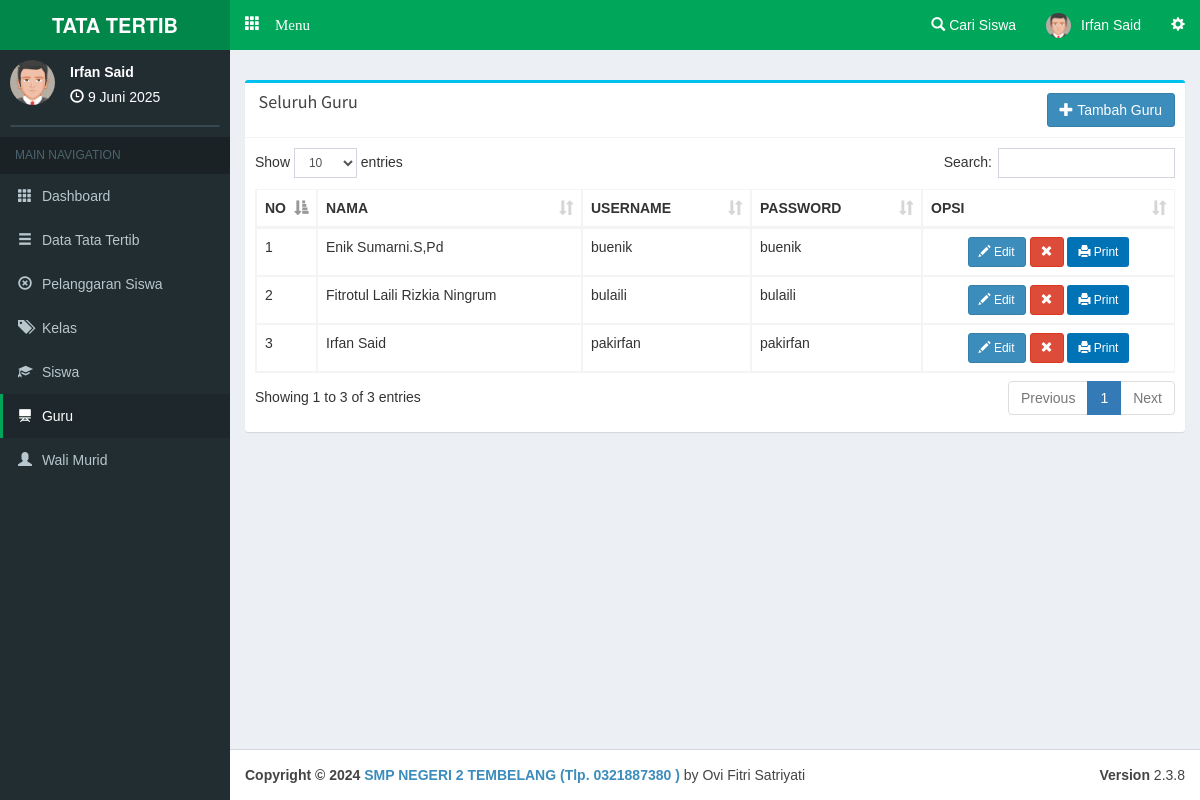
/admin/guru (signed in), run on the app's committed database.
### tables this page shows
CREATE TABLE `guru` (
  `c_guru` varchar(10) NOT NULL,
  `nama` varchar(100) NOT NULL,
  `username` varchar(30) NOT NULL,
  `password` varchar(30) NOT NULL,
  `foto` text NOT NULL
);

### php/config.php (called while the page is built, shortened)
<?php
$base='http://localhost/pps/';
$basead='http://localhost/pps/admin/';
?>

### php/function.php (called while the page is built, shortened)
<?php
function tgl($date){
  $array_bulan = array(1=>'Januari','Februari','Maret', 'April', 'Mei', 'Juni','Juli','Agustus','September','Oktober', 'November','Desember');
  $date = strtotime($date);
  $tanggal = date ('j', $date);
  $bulan = $array_bulan[date('n',$date)];
  $tahun = date('Y',$date);
  $result = $tanggal ." ". $bulan ." ". $tahun;
  return($result);
}
?>

### admin/view/a-guru.php (the view, shortened to what this page needs)
      <div class="row">
        <div class="col-xs-12 col-md-12 col-lg-12">
          <div class="box box-info">
            <div class="box-header with-border">
              <h3 class="box-title"></span>&nbsp;Seluruh Guru</h3><span style="float:right;"><a href="<?php echo $basead; ?>addguru" class="btn btn-circle btn-primary"><i class="glyphicon glyphicon-plus"></i> Tambah Guru</a></span>
            </div>
            <div class="box-body table-responsive">
              <table id="example1" class="table table-bordered table-hover">
                <thead>
                <tr>
                  <th width="5%">NO</th>
                  <th>NAMA</th>
                  <th>USERNAME</th>
                  <th>PASSWORD</th>
                  <th>OPSI</th>
                </tr>
                </thead>
                <tbody>
<?php $smk=mysqli_query($con,"SELECT * FROM guru order by nama asc ");$vr=1;while($akh=mysqli_fetch_array($smk)){?>
                <tr>
                  <td><?php echo $vr; ?></td>
                  <td><?php echo $akh['nama']; ?></td>
                  <td><?php echo $akh['username']; ?></td>
                  <td><?php echo $akh['password']; ?></td>
                  <td align="center"><a href="<?php echo $basead; ?>editguru/<?php echo $akh['c_guru']; ?>" class="btn btn-primary btn-sm"><i class="glyphicon glyphicon-pencil"></i> Edit</a>&nbsp;<a class="btn btn-danger btn-sm" data-target="#hapus<?php echo $akh['c_guru']; ?>" data-toggle="modal"><i class="glyphicon glyphicon-remove"></i></a>
                  <a target="_blank" class="btn bg-blue btn-sm" href="<?php echo $basead.'print/printpelguru?guru='.$akh['c_guru'].''; ?>"><i class="glyphicon glyphicon-print"></i> Print</a></td>
                </tr>
<?php $vr++; } ?>
                </tbody>
              </table>
            </div>
          </div>
        </div>
      </div>

### admin/main.php (shortened to what this page needs)
<?php date_default_timezone_set('Asia/Jakarta');$date=date('Y-m-d'); require '../php/config.php'; require '../php/function.php'; session_start(); if(empty($_SESSION['c_admin'])){header('location:../login');} $na=mysqli_fetch_array(mysqli_query($con,"SELECT * FROM admin where c_admin='$_SESSION[c_admin]' "));  ?>
<!DOCTYPE html>
<html>
<head>
  <link rel="stylesheet" href="<?php echo $base; ?>theme/bootstrap/css/bootstrap.min.css">
  <link rel="stylesheet" href="<?php echo $base; ?>theme/plugins/datatables/dataTables.bootstrap.css">
  <link rel="stylesheet" href="<?php echo $base; ?>theme/dist/css/AdminLTE.min.css">
  <link rel="stylesheet" href="<?php echo $base; ?>theme/dist/css/skins/_all-skins.min.css">
  <link rel="stylesheet" href="<?php echo $base; ?>theme/plugins/iCheck/square/blue.css">
  <link rel="stylesheet" href="<?php echo $base; ?>theme/plugins/pace/pace.min.css">
  <link rel="stylesheet" href="<?php echo $base; ?>theme/plugins/select2/select2.min.css">
  <link href="<?php echo $base; ?>theme/datetime/css/bootstrap-datetimepicker.min.css" rel="stylesheet">
</head>
<body class="skin-green hold-transition fixed"
oncontextmenu="return false">
<div class="wrapper">
  <header class="main-header">
    <a href="#" class="logo">
      <span class="logo-lg"><b>TATA TERTIB</b></span>
    </a>
    <nav class="navbar navbar-static-top" role="navigation">
     <a href="#" class="glyphicon glyphicon-th" data-toggle="offcanvas" role="button" style="color: #fff;margin-top: 15px;margin-left: 15px;font-size: 15px;"> Menu
      </a>
      <div class="navbar-custom-menu">
        <ul class="nav navbar-nav">
          <li class="dropdown notifications-menu">
            <a href="#" class="dropdown-toggle" data-toggle="dropdown">
              <i class="glyphicon glyphicon-search"></i> Cari Siswa
            </a>
          </li>
          <li class="dropdown user user-menu">
            <a href="#" class="dropdown-toggle" data-toggle="dropdown">
            <img src="<?php echo $base; ?>php/img/avatar1.png" class="user-image" alt="User Image">
              <span class="hidden-xs"><?php echo $na['nama'] ?></span>
            </a>
          </li>
          <li>
            <a href="#" data-toggle="control-sidebar"><i class="glyphicon glyphicon-cog"></i></a>
          </li>
        </ul>
      </div>
    </nav>
  </header>
  <aside class="main-sidebar">
    <section class="sidebar">
      <div class="user-panel">
        <div class="pull-left image">
          <img src="<?php echo $base; ?>php/img/avatar1.png" class="img-circle" alt="User Image">
        </div>
        <div class="pull-left info">
          <p><?php echo $na['nama']; ?></p>
          <i class="glyphicon glyphicon-time"></i> <?php echo tgl(date('d-m-Y')); ?>
        </div>
      </div>
      <form action="#" method="get" class="sidebar-form">
      </form>
<?php
if(empty($_GET['smkakh'])){
  $aak='class="active"';$bak='';$cak='';$drop1='';$drop2='';$drop3='';$dak='';$eak='';$fak='';$gak='';
}
else{
  $act=($_GET['smkakh']);
  if($act=='kategoripelanggaran' or $act=='bentukpelanggaran' or $act=='addbentukpelanggaran' or $act=='sanksipelanggaran' or $act=='addsanksi' or $act=='editsanksi'){
    $aak='';$bak='class="active"';$cak='';$dak='';$eak='';$fak='';$gak='';
    if($act=='kategoripelanggaran'){$drop1='class="active"';$drop2='';$drop3='';}
    else if($act=='bentukpelanggaran' or $act=='addbentukpelanggaran'){$drop1='';$drop2='class="active"';$drop3='';}
    else if($act=='sanksipelanggaran' or $act=='addsanksi' or $act=='editsanksi'){$drop1='';$drop2='';$drop3='class="active"';}
  }
  else if($act=='kelas'){
    $aak='';$bak='';$cak='class="active"';$dak='';$eak='';$fak='';$gak='';$drop1='';$drop2='';$drop3='';
  }
  else if($act=='siswa' or $act=='addsiswa' or $act=='editsiswa'){
    $aak='';$bak='';$cak='';$dak='class="active"';$eak='';$fak='';$gak='';$drop1='';$drop2='';$drop3='';
  }
  else if($act=='guru' or $act=='addguru' or $act=='editguru'){
    $aak='';$bak='';$cak='';$dak='';$eak='class="active"';$fak='';$gak='';$drop1='';$drop2='';$drop3='';
  }
}
?>
      <ul class="sidebar-menu">
        <li class="header">MAIN NAVIGATION</li>
        <li <?php echo $aak; ?>>
          <a href="<?php echo $basead; ?>">
            <i class="glyphicon glyphicon-th"></i> <span>Dashboard</span>
          </a>
        </li>
        <li <?php echo $bak; ?>>
          <a href="#">
            <i class="glyphicon glyphicon-menu-hamburger"></i>
            <span>Data Tata Tertib</span>
          </a>
        </li>
        <li <?php echo $gak; ?>>
          <a href="<?php echo $basead; ?>pelanggaransiswa">
            <i class="glyphicon glyphicon-remove-circle"></i> <span>Pelanggaran Siswa</span>
          </a>
        </li>
        <li <?php echo $cak; ?>>
          <a href="<?php echo $basead; ?>kelas">
            <i class="glyphicon glyphicon-tags"></i> <span>Kelas</span>
          </a>
        </li>
        <li <?php echo $dak; ?>>
          <a href="<?php echo $basead; ?>siswa">
            <i class="glyphicon glyphicon-education"></i> <span>Siswa</span>
          </a>
        </li>
        <li <?php echo $eak; ?>>
          <a href="<?php echo $basead; ?>guru">
            <i class="glyphicon glyphicon-blackboard"></i> <span>Guru</span>
          </a>
        </li>
        <li <?php echo $fak; ?>>
          <a href="<?php echo $basead; ?>walimurid">
            <i class="glyphicon glyphicon-user"></i> <span>Wali Murid</span>
          </a>
        </li>
      </ul>
    </section>
  </aside>
  <div class="content-wrapper">
    <section class="content-header">
    </section>
    <section class="content">
<?php
  if(empty($_GET['smkakh'])){require 'view/home.php';}
  else{
    $act=($_GET['smkakh']);
    if($act=='kategoripelanggaran'){
      require 'view/a-jenispel.php';
    }
    else if($act=='bentukpelanggaran'){
      require 'view/a-bentukpel.php';
    }
    else if($act=='addbentukpelanggaran'){
      require 'view/a-addbenpel.php';
    }
    else if($act=='sanksipelanggaran'){
      require 'view/a-sanksipel.php';
    }
    else if($act=='addsanksi'){
      require 'view/a-addsanksi.php';
    }
    else if($act=='editsanksi'){
      require 'view/a-editsanksi.php';
    }
    else if($act=='editsanksi'){
      require 'view/a-editsanksi.php';
    }
    else if($act=='kelas'){
      require 'view/a-kelas.php';
    }
    else if($act=='siswa'){
      require 'view/a-siswa.php';
    }
    else if($act=='addsiswa'){
      require 'view/a-addsiswa.php';
    }
    else if($act=='editsiswa'){
      require 'view/a-editsiswa.php';
    }
    else if($act=='guru'){
      require 'view/a-guru.php';
    }
  }
?>
    </section>
  </div>
</div>
  <footer class="main-footer">
    <div class="pull-right hidden-xs">
      <b>Version</b> 2.3.8
    </div>
    <strong>Copyright &copy; 2024 <a href="#">SMP NEGERI 2 TEMBELANG (Tlp. 0321887380 )</a></strong> by Ovi Fitri Satriyati
  </footer>
</body>
</html>

### admin/main.php (style rules this page uses)
body { font-family:arial; }

### data on the page
guru: nama "Enik Sumarni.S,Pd", username "buenik", password "buenik"
guru: nama "Fitrotul Laili Rizkia Ningrum", username "bulaili", password "bulaili"
guru: nama "Irfan Said", username "pakirfan", password "pakirfan"

### other printed values
$na['nama'] "Irfan Said"
